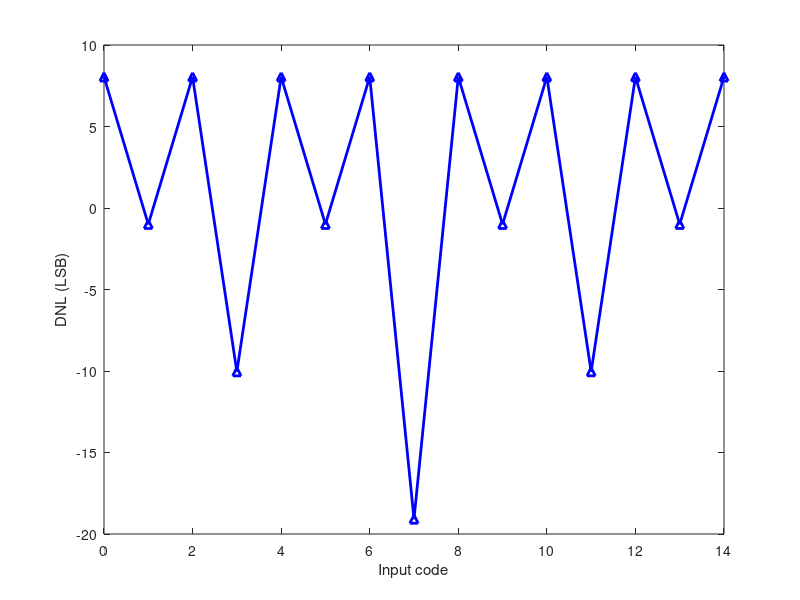
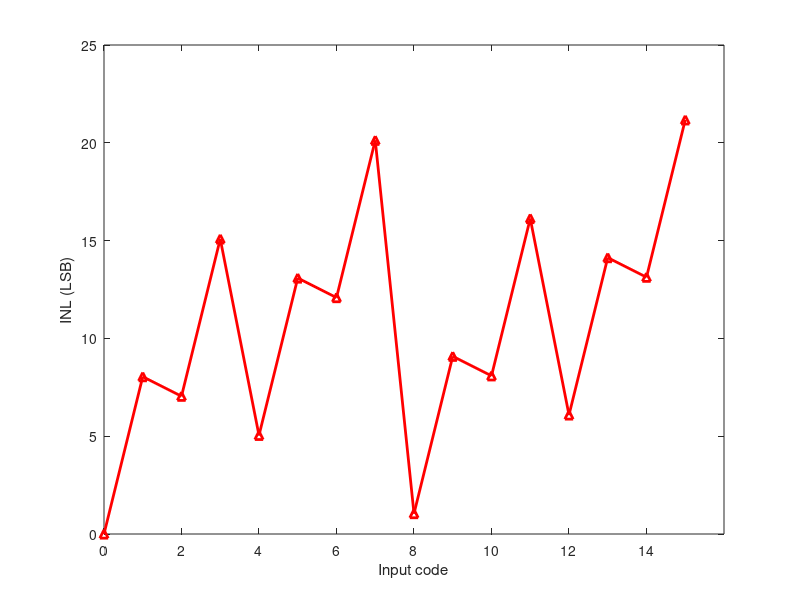

The MATLAB source for these figures, in order:
close all;
clc;
clear;
%%
%defining Y-flash parameters
Vthinit = [1,1,1,1];
Vth1 = 1;
Vth2 = 1;
Vth3 = 1;
Vth4 = 1;

error = 1;
Vth = Vthinit;
Iread = 1e-9;
mVT = 0.144765;
CRprog = 0.48;
CRread = 1;
b5 = 2.1e-4;
dt = 1e-6;
%Writing pulse for 10us
T_write = 10e-6;
%%
%Feedback resistor
Rf = 4.05e6;
%Reference voltage for DAC
Vref = 0.1125;
alpha = 0.1125;
D = 1.8*[0 0 0 0; 0 0 0 1; 0 0 1 0; 0 0 1 1; 0 1 0 0; 0 1 0 1; 0 1 1 0; 0 1 1 1; 
         1 0 0 0; 1 0 0 1; 1 0 1 0; 1 0 1 1; 1 1 0 0; 1 1 0 1; 1 1 1 0; 1 1 1 1];
vin = [0:Vref:1.6875];

Vout = zeros(1,4);


%%%%%%%%%%%%%%%%%%%%%%%%%%%%%%%%%%%%%%%%%%%%%%%%%%%%%%%%%%%%%%%%%%%%%%%%
E_rate_gd = 1;
Vdig_ideal = 0;
n = 0;
A_gd = 0;                           %analog output of the GD algorithm,  in ADC based feedback the analog aoutput is considered
tgd=0;                              %time of gd algorithm
W_prev = [0.4, 0.3, 0.2, 0.2];      %initial width of the memristor device
max_DNL = 0;
max_INL = 0;

for l = 1:200
for x = 1:16
    k = x; 
    n = n+1;

A_gd(end+1) = (Rf*(Iread*(exp(D(x,1)/mVT))*exp(-Vth(1)/mVT)*(D(x,1)/1.8) + Iread*(exp(D(x,2)/mVT))*exp(-Vth(2)/mVT)*(D(x,2)/1.8) + Iread*(exp(D(x,3)/mVT))*exp(-Vth(3)/mVT)*(D(x,3)/1.8) + Iread*(exp(D(x,4)/mVT))*exp(-Vth(4)/mVT)*(D(x,4)/1.8)));
A_gd_static(x) = (Rf*(Iread*(exp(D(x,1)/mVT))*exp(-Vth(1)/mVT)*(D(x,1)/1.8) + Iread*(exp(D(x,2)/mVT))*exp(-Vth(2)/mVT)*(D(x,2)/1.8) + Iread*(exp(D(x,3)/mVT))*exp(-Vth(3)/mVT)*(D(x,3)/1.8) + Iread*(exp(D(x,4)/mVT))*exp(-Vth(4)/mVT)*(D(x,4)/1.8)));


%%
%ideal ADC conversion in the feedback
if(A_gd(end) < Vref)
    Vdig_ideal = [0 0 0 0];
elseif((2*Vref > A_gd(end)) &&  A_gd(end) >= Vref*1)
    Vdig_ideal = [0 0 0 1];
elseif((3*Vref > A_gd(end)) &&  A_gd(end) >= Vref*2)
    Vdig_ideal = [0 0 1 0];
elseif((4*Vref > A_gd(end)) &&  A_gd(end) >= Vref*3)
    Vdig_ideal = [0 0 1 1];
elseif((5*Vref > A_gd(end)) &&  A_gd(end) >= Vref*4)
    Vdig_ideal = [0 1 0 0];
elseif((6*Vref > A_gd(end)) &&  A_gd(end) >= Vref*5)
    Vdig_ideal = [0 1 0 1];
elseif((7*Vref > A_gd(end)) &&  A_gd(end) >= Vref*6)
    Vdig_ideal = [0 1 1 0];
elseif((8*Vref > A_gd(end)) &&  A_gd(end) >= Vref*7)
    Vdig_ideal = [0 1 1 1];
elseif((9*Vref > A_gd(end)) &&  A_gd(end) >= Vref*8)
    Vdig_ideal = [1 0 0 0];
elseif((10*Vref > A_gd(end)) &&  A_gd(end) >= Vref*9)
    Vdig_ideal = [1 0 0 1];
elseif((11*Vref > A_gd(end)) &&  A_gd(end) >= Vref*10)
    Vdig_ideal = [1 0 1 0];
elseif((12*Vref > A_gd(end)) &&  A_gd(end) >= Vref*11)
    Vdig_ideal = [1 0 1 1];
elseif((13*Vref > A_gd(end)) &&  A_gd(end) >= Vref*12)
    Vdig_ideal = [1 1 0 0];
elseif((14*Vref > A_gd(end)) &&  A_gd(end) >= Vref*13)
    Vdig_ideal = [1 1 0 1];
elseif((15*Vref > A_gd(end)) &&  A_gd(end) >= Vref*14)
    Vdig_ideal = [1 1 1 0];
elseif(A_gd(end) >= 15*Vref)
    Vdig_ideal = [1 1 1 1];
end
Vdig_ideal = Vdig_ideal*1.8;                                %converting the digital values to analog voltages

%%
%Vdig_ideal goes from MSB to LSB <-- left to right
%calculating the error function for the ADC with feedback
error(end+1) = error(end) + 0.5*((D(k,1)-Vdig_ideal(1))^2 +(D(k,2)-Vdig_ideal(2))^2 +(D(k,3)-Vdig_ideal(3))^2 +(D(k,4)-Vdig_ideal(4))^2 );
tgd(end+1) = tgd(end) + 1;
E_rate_gd(end+1) = (1/n)*error(end);
%%
end

%updating the memristors
for i = 1:1:4
    W_f = W_prev(i)*(1-W_prev(i));                          %this is a simple window function
        if(D(k,i)-Vdig_ideal(i)<0)

            Vw = 5;
                        dVthdt(i) = -(vin(x) - A_gd(end))*b5*(CRprog*Vw - Vth(i))*D(x,i)/1.8;
                        Vth(i) = Vth(i) + dVthdt(i);
            
        end
        if(D(k,i)-Vdig_ideal(i)>0)

             dVthdt(c) = (vin(x) - A_gd(end))*4.643e-4*(0.9531 -  Vth(c))*exp(-(0.07/0.9531-Vth(c)))*D(x,c)/1.8;
                        Vth(c) = Vth(c) + dVthdt(c);
        end

end
    Vth1(end+1) = Vth(1);
    Vth2(end+1) = Vth(2);
    Vth3(end+1) = Vth(3);
    Vth4(end+1) = Vth(4);   
end
vin = [0:0.1125:1.6875];
A_static=zeros(1,1*length(vin));

for i=1:length(vin)
    for j=1:1
       A_gd_static(i) = Rf*(Iread*(exp(D(i,1)/mVT))*exp(-Vth(1)/mVT)*(D(i,1)/1.8) + Iread*(exp(D(i,2)/mVT))*exp(-Vth(2)/mVT)*(D(i,2)/1.8) + Iread*(exp(D(i,3)/mVT))*exp(-Vth(3)/mVT)*(D(i,3)/1.8) + Iread*(exp(D(i,4)/mVT))*exp(-Vth(4)/mVT)*(D(i,4)/1.8));
           end
end

out = A_gd_static;

for i=1:length(out)
    INL(i) = (out(i))/Vref - (i-1);
end
for i=1:length(out)-1
    DNL(i) = (out(i+1) - out(i))/Vref -1;
end

maxINL=max(abs(INL));
maxDNL=max(abs(DNL));

%Plotting DNL
figure(1)
plot((0:14),DNL,'b-^','linewidth',2);
xticks([0 2 4 6 8 10 12 14])
xticklabels({'0','2','4','6','8','10','12', '14'})
hold on
ylabel('DNL (LSB)');
xlabel('Input code')
box on

%Plotting INL
figure(2)
plot((0:15),INL,'r-^','linewidth',2);
xticks([0 2 4 6 8 10 12 14])
xticklabels({'0','2','4','6','8','10','12', '14'})
hold on
ylabel('INL (LSB)');
xlabel('Input code')
box on
